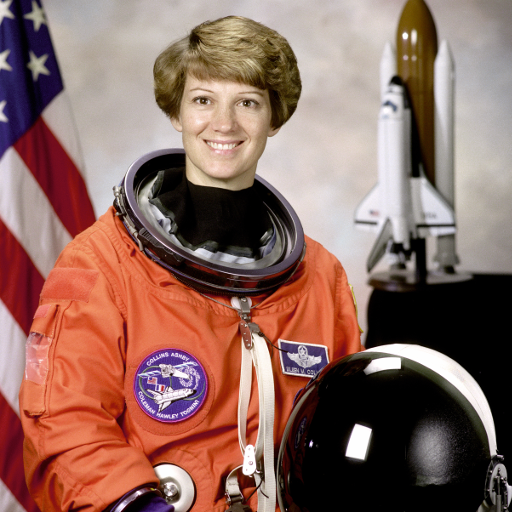
#> input picture test/source_rgb_512.bmp, 512 x 512 px
$ jupyter execute sharpening.ipynb
#> lines starting #> are read from the running program, lines starting #| are printed output that depends on the picture
[cell 1]
import cv2
from skimage import data
import matplotlib.pyplot as plt
import numpy as np

image  = cv2.imread('./test/source_rgb_512.bmp')
#> image is the input picture: shape (512, 512, 3); mean B, G, R 96.5, 105.8, 141.6
source_image = cv2.cvtColor(image, cv2.COLOR_BGR2RGB)
print(image.shape)
#| (512, 512, 3)
kernel = np.array([
                [ 0, -1,  0],
                [-1,  5, -1],
                [ 0, -1,  0]
                ])


sharpened = cv2.filter2D(image, -1, kernel)
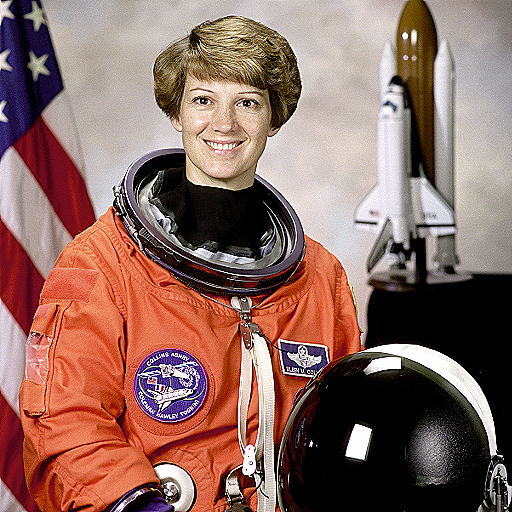
#> sharpened: shape (512, 512, 3); mean B, G, R 97.7, 106.5, 141.5
sharpened = cv2.cvtColor(sharpened, cv2.COLOR_BGR2RGB)
sharpened_FPGA  = cv2.imread('./test/sharpened_fpga_rgb_512.bmp')
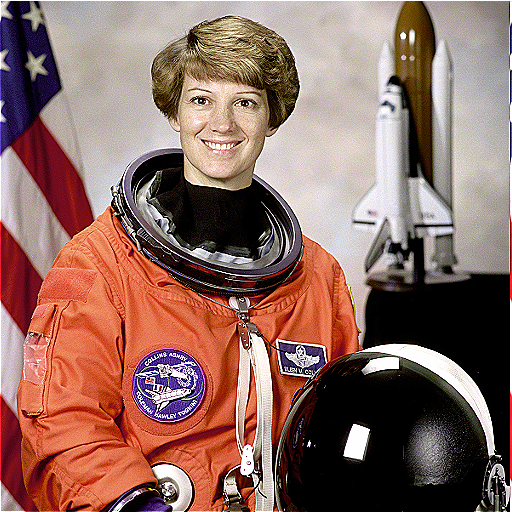
#> input picture test/sharpened_fpga_rgb_512.bmp, 512 x 512 px
#> sharpened_FPGA is the input picture: shape (512, 512, 3); mean B, G, R 98.2, 107, 142.1
sharpened_FPGA = cv2.cvtColor(sharpened_FPGA, cv2.COLOR_BGR2RGB)

[cell 2]
fi1, axs1 = plt.subplots(1, 3, figsize=(25, 10))

ax = axs1.ravel()
ax[0].imshow(source_image)
ax[0].set_title('Source image')
ax[1].imshow(sharpened)
ax[1].set_title('Sharpened image via Opencv')
ax[2].imshow(sharpened_FPGA)
ax[2].set_title('Sharpened image via FPGA')
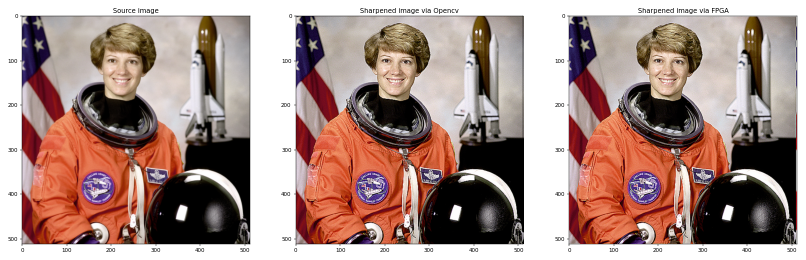
#> figure drawn by matplotlib, 3 panels
